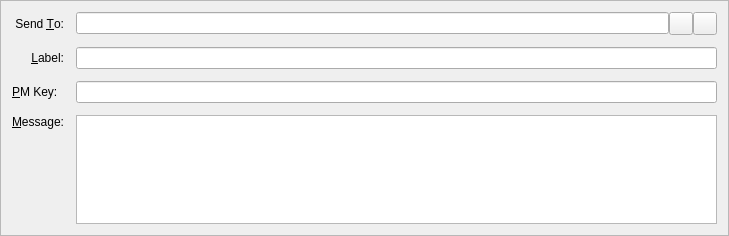
<?xml version="1.0" encoding="UTF-8"?>
<ui version="4.0">
 <class>SendMessagesEntry</class>
 <widget class="QFrame" name="SendMessagesEntry">
  <property name="geometry">
   <rect>
    <x>0</x>
    <y>0</y>
    <width>729</width>
    <height>236</height>
   </rect>
  </property>
  <property name="windowTitle">
   <string>Form</string>
  </property>
  <property name="frameShape">
   <enum>QFrame::StyledPanel</enum>
  </property>
  <property name="frameShadow">
   <enum>QFrame::Sunken</enum>
  </property>
  <layout class="QGridLayout" name="gridLayout">
   <property name="spacing">
    <number>12</number>
   </property>
   <item row="3" column="2">
    <layout class="QHBoxLayout" name="sendToLayout">
     <property name="spacing">
      <number>0</number>
     </property>
     <item>
      <widget class="QValidatedLineEdit" name="sendTo">
       <property name="toolTip">
        <string>The address to send the payment to  (e.g. 4Zo1ga6xuKuQ7JV7M9rGDoxdbYwV5zgQJ5)</string>
       </property>
       <property name="maxLength">
        <number>34</number>
       </property>
      </widget>
     </item>
     <item>
      <widget class="QToolButton" name="pasteButton">
       <property name="toolTip">
        <string>Paste address from clipboard</string>
       </property>
       <property name="text">
        <string/>
       </property>
       <property name="icon">
        <iconset resource="../bitcoin.qrc">
         <normaloff>:/icons/editpaste</normaloff>:/icons/editpaste</iconset>
       </property>
       <property name="shortcut">
        <string>Alt+P</string>
       </property>
      </widget>
     </item>
     <item>
      <widget class="QToolButton" name="deleteButton">
       <property name="toolTip">
        <string>Remove this recipient</string>
       </property>
       <property name="text">
        <string/>
       </property>
       <property name="icon">
        <iconset resource="../bitcoin.qrc">
         <normaloff>:/icons/remove</normaloff>:/icons/remove</iconset>
       </property>
      </widget>
     </item>
    </layout>
   </item>
   <item row="6" column="0">
    <widget class="QLabel" name="messageLabel">
     <property name="text">
      <string>&amp;Message:</string>
     </property>
     <property name="alignment">
      <set>Qt::AlignRight|Qt::AlignTop|Qt::AlignTrailing</set>
     </property>
     <property name="buddy">
      <cstring>messageText</cstring>
     </property>
    </widget>
   </item>
   <item row="3" column="0">
    <widget class="QLabel" name="label_2">
     <property name="text">
      <string>Send &amp;To:</string>
     </property>
     <property name="alignment">
      <set>Qt::AlignRight|Qt::AlignTrailing|Qt::AlignVCenter</set>
     </property>
     <property name="buddy">
      <cstring>sendTo</cstring>
     </property>
    </widget>
   </item>
   <item row="6" column="2">
    <widget class="QValidatedTextEdit" name="messageText">
     <property name="mouseTracking">
      <bool>true</bool>
     </property>
     <property name="focusPolicy">
      <enum>Qt::WheelFocus</enum>
     </property>
     <property name="tabChangesFocus">
      <bool>false</bool>
     </property>
    </widget>
   </item>
   <item row="4" column="2">
    <widget class="QValidatedLineEdit" name="addAsLabel">
     <property name="enabled">
      <bool>true</bool>
     </property>
     <property name="toolTip">
      <string>Enter a label for this address to add it to your address book</string>
     </property>
    </widget>
   </item>
   <item row="4" column="0">
    <widget class="QLabel" name="label_4">
     <property name="text">
      <string>&amp;Label:</string>
     </property>
     <property name="alignment">
      <set>Qt::AlignRight|Qt::AlignTrailing|Qt::AlignVCenter</set>
     </property>
     <property name="buddy">
      <cstring>addAsLabel</cstring>
     </property>
    </widget>
   </item>
   <item row="5" column="0">
    <widget class="QLabel" name="publicKeyLabel">
     <property name="text">
      <string>&amp;PM Key:</string>
     </property>
     <property name="buddy">
      <cstring>publicKey</cstring>
     </property>
    </widget>
   </item>
   <item row="5" column="2">
    <widget class="QValidatedLineEdit" name="publicKey"/>
   </item>
  </layout>
 </widget>
 <customwidgets>
  <customwidget>
   <class>QValidatedLineEdit</class>
   <extends>QLineEdit</extends>
   <header>qvalidatedlineedit.h</header>
  </customwidget>
  <customwidget>
   <class>QValidatedTextEdit</class>
   <extends>QPlainTextEdit</extends>
   <header>qvalidatedtextedit.h</header>
  </customwidget>
 </customwidgets>
 <resources>
  <include location="../bitcoin.qrc"/>
 </resources>
 <connections/>
</ui>
